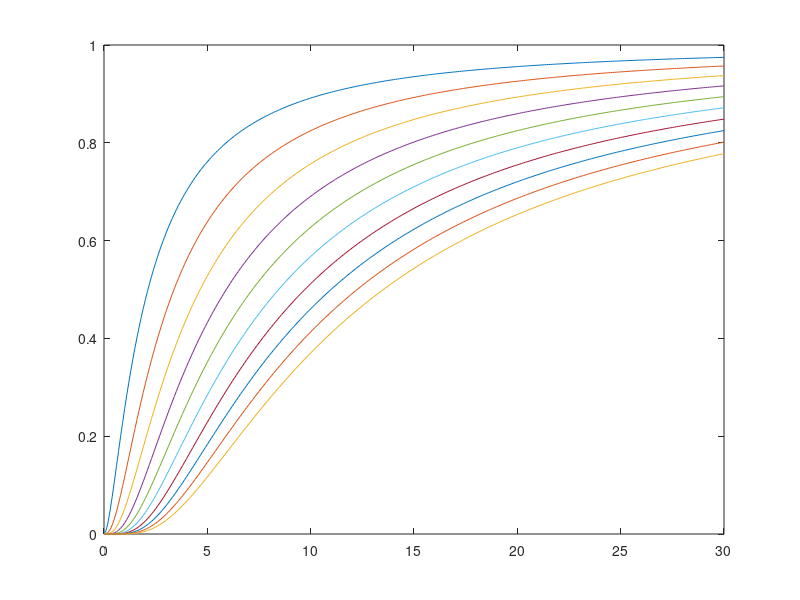

This figure's MATLAB source: (Note: this script raises an error after producing the figure.)
N=8;
n1=2;
n2=N-3;
%% check monotonicity naively
N=randsample(4:15,1);
xv=0:.001:1;
x=100*rand;
prod(diff(ncfcdf(x,2,N-3,xv))<0)
%% define beta function and terms Tk 
regbinc=@(x,a,b) betainc(x,a,b)/betainc(1,a,b);

ncfsum = @(x,n1,n2,lambda,nn,NN) sum(exp(-lambda/2)*(0.5*lambda).^(nn:NN).*arrayfun(@(jj) regbinc(n1*x/(n2+n1*x),n1/2+jj,n2/2),nn:NN)./factorial(nn:NN));
T      = @(x,n1,n2,lambda,k) exp(-lambda/2).*(0.5*lambda).^k*regbinc(n1*x/(n2+n1*x),n1/2+k,n2/2)/factorial(k);
g      = @(x,n1,n2,k) exp(-k).*(k.^k)*regbinc(n1*x/(n2+n1*x),n1/2+k,n2/2)/factorial(k);

close all

%% check I{k+1} <= Ik 
close all
N=randsample(4:14,1);
n1=2;
n2=N-3;

x=0:.1:30;
for k=1:10
    plot(x,regbinc(n1*x./(n2+n1*x),n1/2+k,n2/2))
    hold on
    pause(0.1)
end
%% ratio test for convergence in lambda
N=randsample(4:14,1);

lambda=10*rand;       % non-centrality
k=randsample(0:20,1); % randomly choose one of first twenty terms

% need to assume x > 0 or else have issue at end point
xv=0:.01:10;
Tkp1 = arrayfun(@(x) T(x,2,N-3,lambda,k+1),xv);
Tk   = arrayfun(@(x) T(x,2,N-3,lambda,k),xv);
rat  =Tkp1./Tk ;

% check ratio for all x except end point
prod(rat(2:end) < lambda/(k+1)/2)

%% check max occurs at lambda=2k
syms k lambda
% critical points
solve(diff(exp(-lambda/2)*lambda^k/factorial(k),lambda)==0) 
% check second derivative is negative at lambda=2k 
simplify(subs(diff(diff(exp(-lambda/2)*lambda^k/factorial(k),lambda),lambda),lambda,2*k))

%% termwise derivative bound
lambda=10*rand;       % non-centrality
k=randsample(0:20,1); % randomly choose one of first twenty terms
h=.001;
lv=0.1:h:50;

dTk = diff(T(x,2,N-3,lv,k))/h
min(abs(dTk))
% fails when lambda << 1 but probably to be expected since |dTk| ~ 1e-28
prod(dTk<-0.5*T(x,2,N-3,lv(1:end-1),k) + 0.5*T(x,2,N-3,lv(1:end-1),k-1))

%% global derivative bound
clf
x=10*rand;
k=randsample(4:20,1);
h=.001
lv=0:h:50

dTk = diff(T(x,2,N-3,lv,k))/h;
plot(lv(1:end-1),abs(dTk))
hold on
Gk  = 0.5*abs(g(x,2,N-3,k) + g(x,2,N-3,k-1) );
yline(Gk)

%% verify ratio of g_{k+1} g_k is correct
n1=2;n2=N-3;
x = 10*rand;
k = randsample(4:10,1);

Ik = @(k) regbinc(n1*x/(n2+n1*x),n1/2+k,n2/2);
fprintf("%.8f\n",g(x,2,N-3,k+1)/g(x,2,N-3,k))
fprintf("%.8f\n",(Ik(k+1)/Ik(k))*(1+1/k)^k*exp(-1))


%% visually check uniform convergence
close all
N=randsample(4:15,1);
lv=0:.1:40;
x=rand*10
F=ncfcdf(x,n1,n2,lv);
plot(lv,ncfcdf(x,2,N-3,lv),'-k') % true cdf
hold on

for ii=1:10
    nstop=ii;
    clf
    S=arrayfun(@(ll) ncfsum(x,2,N-3,ll,0,nstop),lv);
    plot(lv,ncfcdf(x,2,N-3,lv),'-k') % true cdf
    hold on
    plot(lv,S,'--k')
    xlabel('lambda')
    pause(0.1)
end
% check that derivative is dominated by zeroth term of function
% close all
% x=10*rand
% T0= @(x,n1,n2,lambda) -1/2*exp(-lambda/2)*regbinc(n1*x./(n2+n1*x),n1/2,n2/2)
% 
% h=.01;
% lv=0:h:100;
% F=ncfcdf(x,n1,n2,lv);
% Fp=diff(F)/h;
% 
% plot(lv(1:end-1),Fp,'-k')
% hold on
% plot(lv,T0(x,n1,n2,lv),'--k')


%%
close all
plot(1,1)
%%
h=.1;
x=rand*20;
N=8;
close all
for k=1:20
lv=0:h:100;
F=ncfcdf(x,2,N-3,lv);
Fp=diff(F)/h;

clf
Sk = arrayfun(@(ll) ncfsum(x,2,N-3,ll,0,k),lv);
Tk = arrayfun(@(ll) ncfsum(x,2,N-3,ll,k,k),lv);
Skp = diff(Sk)/h;

plot(lv(1:end-1),Fp,'-r')
hold on
plot(lv(1:end-1),Skp,'-k')

plot(lv,-0.5*Tk,'--k')
ylim([-.1,0])
pause(0.08)
end
%% Check for small NN
close all
T0 = arrayfun(@(ll) ncfsum(x,2,N-3,ll,0,0),0:h:20);
T1 = arrayfun(@(ll) ncfsum(x,2,N-3,ll,1,1),0:h:20);
T2 = arrayfun(@(ll) ncfsum(x,2,N-3,ll,2,2),0:h:20);

T0p = diff(T0)/h;
T1p = diff(T1)/h;
T2p = diff(T2)/h;

plot(T0p+T1p+T2p,'-k')
hold on
plot(-0.5*T2,'--k')
%% Check sums satisfy bound
close all
k=2;


